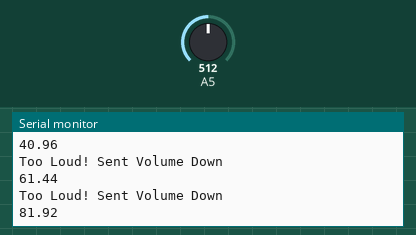
A sketch run on a simulated Arduino Uno, built with avr-gcc and run on an emulated ATmega328P. Parts: the last lines printed to the serial monitor. The inputs (shaded band) are chosen by the test bench; at power-on: A5 = 512.

Above: at 1.2 s.
1.3 s: A5 set to 716
At 1.57 s:
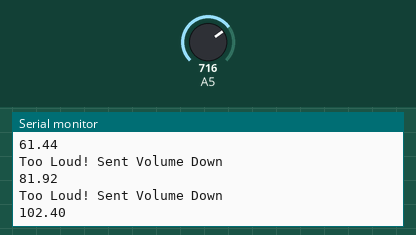
2.8 s: A5 set to 900
At 2.85 s:
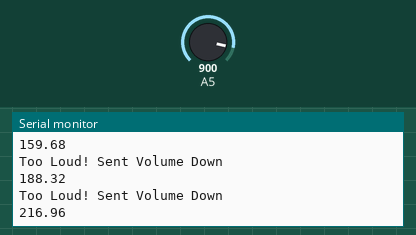
Timing chart, 0 to 5.8 s (numbered marks = the images above; inputs shaded):
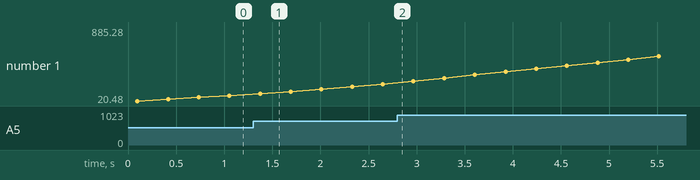

The sketch:

simpleSoundDetect_rev4.ino
```cpp
  #include <IRremote.hpp>

  // IR codes for Panasonic TV (as captured)
  #define IR_PANASONIC_ADDRESS 0x8
  #define IR_PANASONIC_VOLUME_UP 0x20
  #define IR_PANASONIC_VOLUME_DOWN 0x21
  #define IR_SEND_PIN 2

  const int numReadings = 25; // Size of the circular buffer
  int readings[numReadings];  // Array to store the readings
  int index = 0;              // Current index in the circular buffer
  long total = 0;             // Sum of the readings
  float average = 0;          // Calculated average

  void setup() {
    Serial.begin(9600);
    IrSender.begin(IR_SEND_PIN);
  }

  void loop() {
    // Subtract the oldest reading from the total
    total -= readings[index];

    // Read a new value from the analog input
    readings[index] = analogRead(A5);

    // Add the new reading to the total
    total += readings[index];

    // Move to the next position in the buffer
    index = (index + 1) % numReadings;

    // Calculate the average
    average = total / (float)numReadings;


    // Control Volume
    if (average < 7) {
      IrSender.sendPanasonic(IR_PANASONIC_ADDRESS, IR_PANASONIC_VOLUME_UP, 0);
      Serial.println("Too Quiet, Sent Volume Up");
    }


    // Send volume down command
    if (average >= 7.9) {
      IrSender.sendPanasonic(IR_PANASONIC_ADDRESS, IR_PANASONIC_VOLUME_DOWN, 0);
      Serial.println("Too Loud! Sent Volume Down");

    }


    // Print sound level to Serial Monitor
    Serial.println(average);

    delay(250);

  }

  //void volumeDown(
```

Measured:
- plotted number 1: 81.92 → 216.96 after the input at 1.3 s, 216.96 → 885.28 after the input at 2.8 s
